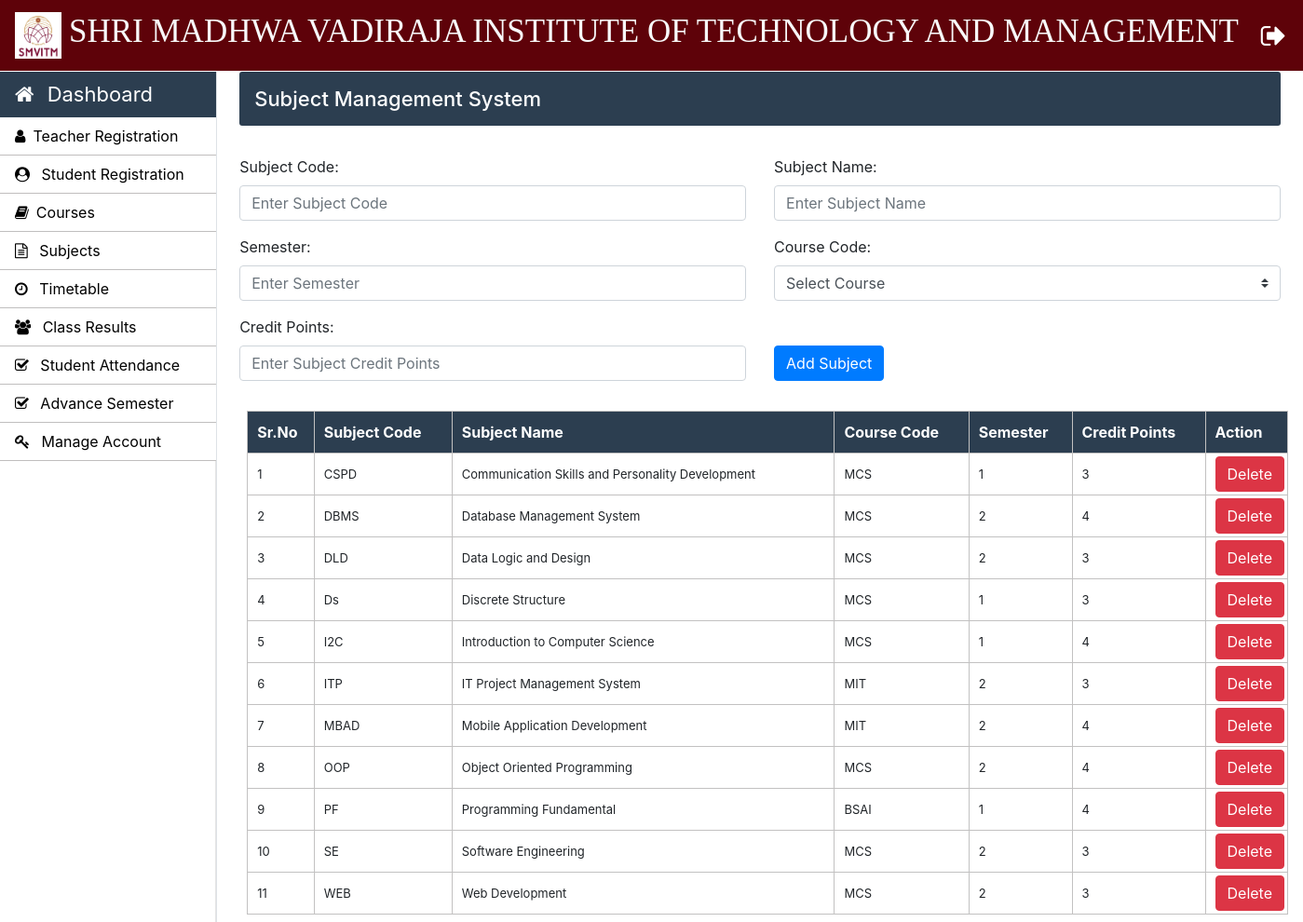
Screenshot of /reference/Admin/subjects.php (signed in) with the database file from the repository.
### tables this page shows
CREATE TABLE `course_subjects` (
  `subject_code` varchar(10) NOT NULL,
  `subject_name` varchar(50) NOT NULL,
  `course_code` varchar(10) NOT NULL,
  `semester` int(10) NOT NULL,
  `credit_hours` int(5) NOT NULL
);

### reference/Admin/subjects.php (the view, shortened to what this page needs)
<?php
		require_once "../connection/connection.php";
	?>
<!doctype html>
<html lang="en">
	<head>
	</head>
	<body>
		<?php include('../common/common-header.php') ?>
		<?php include('../common/admin-sidebar.php') ?>
		<main role="main" class="col-xl-10 col-lg-9 col-md-8 ml-sm-auto px-md-4 mb-2 w-100">
			<div class="sub-main">
				<div class="bar-margin text-center d-flex flex-wrap flex-md-nowrap pt-3 pb-2 mb-3 text-white admin-dashboard pl-3">
					<h4>Subject Management System </h4>
				</div>
				<div class="row">
					<div class="col-md-12">
						<form action="subjectse.php" method="post">
							<div class="row mt-3">
								<div class="col-md-6">
									<div class="form-group">
										<label for="exampleInputEmail1">Subject Code: </label>
										<input type="text" name="subject_code" class="form-control" required placeholder="Enter Subject Code" required>
									</div>
								</div>
								<div class="col-md-6">
									<div class="form-group">
										<label for="exampleInputPassword1">Subject Name:</label>
										<input type="text" name="subject_name" class="form-control" required placeholder="Enter Subject Name" required>
									</div>
								</div>
							</div>
							<div class="row">
								<div class="col-md-6">
									<div class="form-group">
										<label for="exampleInputPassword1">Semester:</label>
										<input type="text" name="semester" class="form-control" required placeholder="Enter Semester" required>
									</div>
								</div>
								<div class="col-md-6">
									<div class="form-group">
										<label for="exampleInputEmail1">Course Code:</label>
										<select class="browser-default custom-select" name="course_code">
											<option >Select Course</option>
										</select>
									</div>
								</div>
							</div>
							<div class="row">
								<div class="col-md-6">
									<div class="form-group">
										<label for="exampleInputPassword1">Credit Points:</label>
										<input type="number" name="credit_hours" class="form-control"  placeholder="Enter Subject Credit Points" required>
									</div>
								</div>
								<div class="col-md-6 mt-4">
									<div class="form-group pt-2">
										<input type="submit" name="sub" value="Add Subject" class="btn btn-primary">
									</div>
								</div>
							</div>
						</form>
					</div>
				</div>
				<div class="row">
					<div class="col-md-12 ml-2">
						<section class="mt-3">
							<table class="w-100 table-elements table-three-tr" cellpadding="3">
								<tr class="table-tr-head table-three text-white">
									<th>Sr.No</th>
									<th>Subject Code</th>
									<th>Subject Name</th>
									<th>Course Code</th>
									<th>Semester</th>
									<th>Credit Points</th>
									<th>Action</th>
								</tr>
								<?php
									$sr=1;
									$query="select subject_code,subject_name,course_code,semester,credit_hours from course_subjects";
									$run=mysqli_query($con,$query);
									while($row=mysqli_fetch_array($run)) {
									echo	"<tr>";
									echo	"<td>".$sr++."</td>";
									echo	"<td>".$row['subject_code']."</td>";
									echo	"<td>".$row['subject_name']."</td>";
									echo	"<td>".$row['course_code']."</td>";
									echo	"<td>".$row['semester']."</td>";
									echo	"<td>".$row['credit_hours']."</td>";
									echo	"<td width='20'><a class='btn btn-danger' href=delete-function.php?subject_code=".$row['subject_code'].">Delete</a></td>";
									echo	"</tr>";
									}
								?>
							</table>
						</section>
					</div>
				</div>
			</div>
		</main>
	</body>
</html>

### reference/Css/style.css (style rules this page uses)
h4 { font-size: 22px; }
.admin-dashboard { margin-top: 1px !important; background: #2c3e50 !important; border-radius: 3px; }
.table-elements tr, td, th { font-size: 13px; border: 1px solid rgb(194, 193, 193); padding-left: 10px !important; }
.table-three { background: #2c3e50 !important; }
.table-tr-head { height: 45px !important; padding: 10px !important; margin-top: 5px !important; }
.table-font-for-transcript td, th { font-size: 16px !important; }

### rows the page displays
course_subjects: subject_code "CSPD", subject_name "Communication Skills and Personality Development", course_code "MCS", semester "1", credit_hours "3"
course_subjects: subject_code "DBMS", subject_name "Database Management System", course_code "MCS", semester "2", credit_hours "4"
course_subjects: subject_code "DLD", subject_name "Data Logic and Design", course_code "MCS", semester "2", credit_hours "3"
course_subjects: subject_code "Ds", subject_name "Discrete Structure", course_code "MCS", semester "1", credit_hours "3"
course_subjects: subject_code "I2C", subject_name "Introduction to Computer Science", course_code "MCS", semester "1", credit_hours "4"
course_subjects: subject_code "ITP", subject_name "IT Project Management System", course_code "MIT", semester "2", credit_hours "3"
course_subjects: subject_code "MBAD", subject_name "Mobile Application Development", course_code "MIT", semester "2", credit_hours "4"
course_subjects: subject_code "OOP", subject_name "Object Oriented Programming", course_code "MCS", semester "2", credit_hours "4"
course_subjects: subject_code "PF", subject_name "Programming Fundamental", course_code "BSAI", semester "1", credit_hours "4"
course_subjects: subject_code "SE", subject_name "Software Engineering", course_code "MCS", semester "2", credit_hours "3"
course_subjects: subject_code "WEB", subject_name "Web Development", course_code "MCS", semester "2", credit_hours "3"
